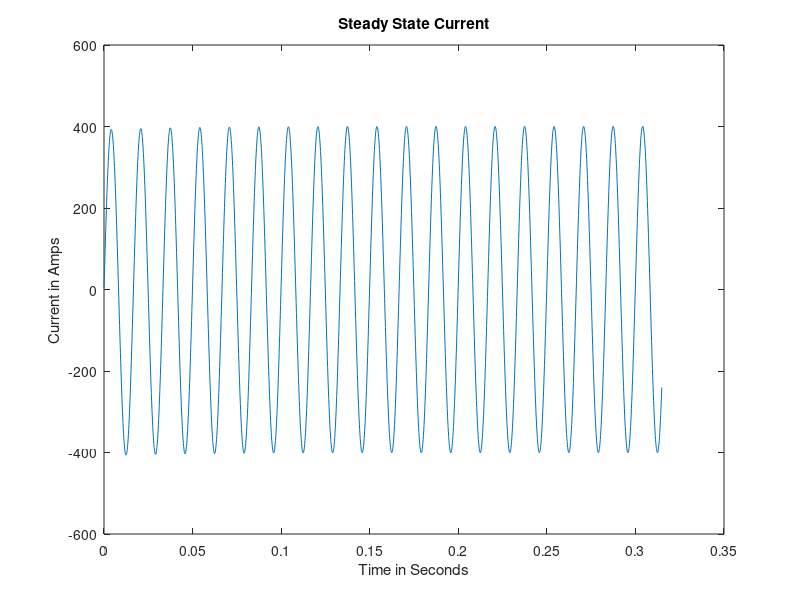

Source code (MATLAB):
% Determining the impact of phi

clear;
clc;

% problem 1c

R = 0.1;        % Resistance
L = 0.0045;     % Inductance
tau = L/R;      % = 0.045
delta_t_1 = 0.00016;    % time step
phi = deg2rad(0);       % angle

t = 0 : delta_t_1 : 7*tau;
% generates an array with first element being 0 and last element being 7Tau
% each sucessive elements have a common difference of delta t

x = (480*sqrt(2)*cos(2*pi*60*t-phi))/R;   % [Vs(t) / R]
y = zeros(size(t));     % creates a vector of zeros in the size of t

a = delta_t_1/tau;
b = 1 - a;
    
for n = 1:1:length(t)-1
    if n == 1 % set initial condition
        y(1) = 3.1562; 
    end
        y(n+1) = (a*x(n)+b*y(n));
end

figure(1);
plot(t,y)
title('Steady State Current')
xlabel('Time in Seconds')
ylabel('Current in Amps')

% steady state current before the switch closes
c = (23.14/L) + j*120*pi;
B_mag = (480*sqrt(2)/L)/abs(c);
B_angle = 88 - rad2deg(angle(c));
I_s_0 = B_mag * cos(deg2rad(-83.8070));
